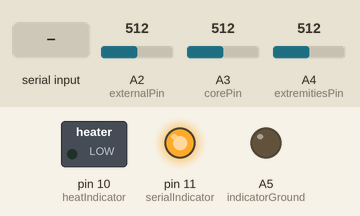
Recording of a sketch running on a simulated Arduino Uno, built with avr-gcc and run on an emulated ATmega328P. On the bench: switched loads named in the sketch (green lamp = pin HIGH), output pins drawn as LEDs (lit = HIGH). The test bench sets the inputs (shaded band); at power-on: A2 (externalPin) = 512, A3 (corePin) = 512, A4 (extremitiesPin) = 512. What the sketch prints to the serial monitor is not drawn.

Above: at 0.04 s.
At 1.2 s:
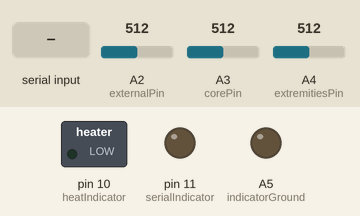
1.3 s: "1" received over Serial
At 10.5 s:
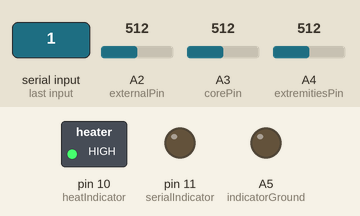
Timing chart, 0 to 12.0 s (numbered marks = the images above; inputs shaded):
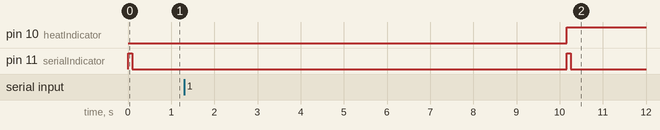

Measured:
- after the input at 1.3 s, pin 10 (heatIndicator): LOW → HIGH after 8.9 s

The sketch:

arduino.ino
```cpp
#include <Time.h>

int externalPin = 2;
int corePin = 3;
int extremitiesPin = 4;

int indicatorGround = A5;
int heatIndicator = 10;
int serialIndicator = 11;

int incomingByte = 0;

void setup() {

  Serial.begin(9600);
  Serial.flush();

  pinMode(serialIndicator, OUTPUT);
  pinMode(heatIndicator, OUTPUT);
  pinMode(indicatorGround, OUTPUT);

  digitalWrite(indicatorGround, LOW); // set as ground
}

void loop() {

  incomingByte = Serial.read();

  if(incomingByte != -1){
    digitalWrite(heatIndicator, HIGH);
  }

  digitalWrite(serialIndicator, HIGH);

  float externalTemp = analogRead(externalPin)*(3.3/1024.0);
  float coreTemp = analogRead(corePin)*(3.3/1024.0);
  float extremitiesTemp = analogRead(extremitiesPin)*(3.3/1024.0);

  char externalTempChar[10];
  String externalTempString;
  dtostrf(externalTemp,1,2,externalTempChar);
  externalTempString = String(externalTempChar);

  char coreTempChar[10];
  String coreTempString;
  dtostrf(externalTemp,1,2,coreTempChar);
  coreTempString = String(coreTempChar);

  char extremitiesTempChar[10];
  String extremitiesTempString;
  dtostrf(extremitiesTemp,1,2,extremitiesTempChar);
  extremitiesTempString = String(extremitiesTempChar);


  String json = "{\"user_id\": 1,";
  json = json + "\"readings\": [";
  // s01
  json = json + "{\"sensor_id\" : \"1\",";
  json = json + "\"value\" :";
  json = json + externalTempString;
  json = json + "},";
  //s02
  json = json + "{\"sensor_id\" : \"2\",";
  json = json + "\"value\" :";
  json = json + coreTempString;
  json = json + "},";
  //s03
  json = json + "{\"sensor_id\" : \"3\",";
  json = json + "\"value\" :";
  json = json + extremitiesTempString;
  json = json + "}";
  // and timestamps and close json
  json = json + "], \"timestamp\": false";
  json = json + "}";

  Serial.println(json);

  digitalWrite(serialIndicator, LOW);

  Serial.flush();

  delay(10000);
}
```
